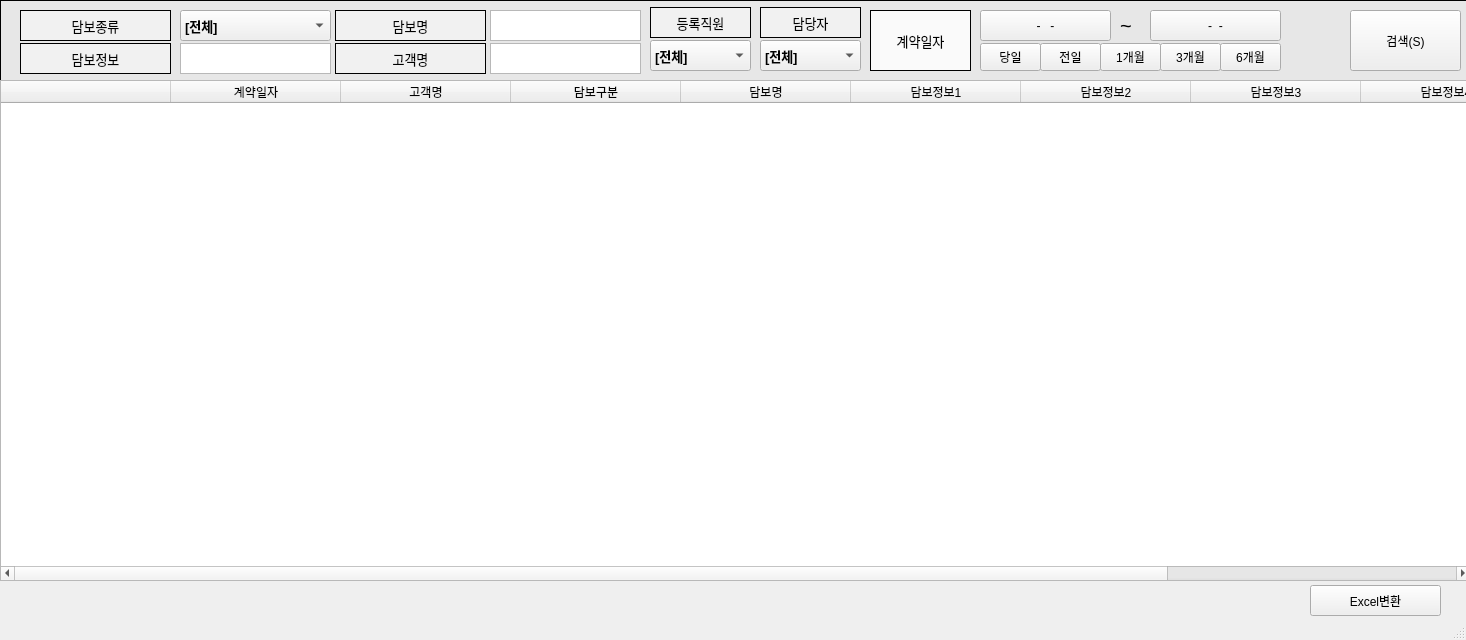
<?xml version="1.0" encoding="UTF-8"?>
<ui version="4.0">
 <class>mainWindow</class>
 <widget class="QMainWindow" name="mainWindow">
  <property name="geometry">
   <rect>
    <x>0</x>
    <y>0</y>
    <width>1466</width>
    <height>640</height>
   </rect>
  </property>
  <property name="windowTitle">
   <string>담보자료검색</string>
  </property>
  <widget class="QWidget" name="centralwidget">
   <widget class="QLabel" name="label">
    <property name="geometry">
     <rect>
      <x>20</x>
      <y>10</y>
      <width>151</width>
      <height>31</height>
     </rect>
    </property>
    <property name="font">
     <font>
      <pointsize>10</pointsize>
     </font>
    </property>
    <property name="styleSheet">
     <string notr="true">background-color:rgb(241, 241, 241)</string>
    </property>
    <property name="frameShape">
     <enum>QFrame::Box</enum>
    </property>
    <property name="text">
     <string>담보종류</string>
    </property>
    <property name="alignment">
     <set>Qt::AlignCenter</set>
    </property>
   </widget>
   <widget class="QLabel" name="label_3">
    <property name="geometry">
     <rect>
      <x>0</x>
      <y>0</y>
      <width>1621</width>
      <height>101</height>
     </rect>
    </property>
    <property name="styleSheet">
     <string notr="true">background-color:rgb(231, 231, 231)</string>
    </property>
    <property name="frameShape">
     <enum>QFrame::Box</enum>
    </property>
    <property name="text">
     <string/>
    </property>
   </widget>
   <widget class="QComboBox" name="comboBox">
    <property name="geometry">
     <rect>
      <x>180</x>
      <y>10</y>
      <width>151</width>
      <height>31</height>
     </rect>
    </property>
    <property name="font">
     <font>
      <pointsize>10</pointsize>
      <weight>75</weight>
      <bold>true</bold>
     </font>
    </property>
    <item>
     <property name="text">
      <string>[전체]</string>
     </property>
    </item>
    <item>
     <property name="text">
      <string>부동산</string>
     </property>
    </item>
    <item>
     <property name="text">
      <string>전,월세</string>
     </property>
    </item>
    <item>
     <property name="text">
      <string>자동차</string>
     </property>
    </item>
   </widget>
   <widget class="QTableWidget" name="tableWidget">
    <property name="geometry">
     <rect>
      <x>0</x>
      <y>80</y>
      <width>1471</width>
      <height>501</height>
     </rect>
    </property>
    <property name="minimumSize">
     <size>
      <width>1251</width>
      <height>0</height>
     </size>
    </property>
    <attribute name="horizontalHeaderVisible">
     <bool>true</bool>
    </attribute>
    <attribute name="horizontalHeaderCascadingSectionResizes">
     <bool>false</bool>
    </attribute>
    <attribute name="horizontalHeaderDefaultSectionSize">
     <number>170</number>
    </attribute>
    <attribute name="horizontalHeaderHighlightSections">
     <bool>false</bool>
    </attribute>
    <column>
     <property name="text">
      <string/>
     </property>
    </column>
    <column>
     <property name="text">
      <string>계약일자</string>
     </property>
    </column>
    <column>
     <property name="text">
      <string>고객명</string>
     </property>
    </column>
    <column>
     <property name="text">
      <string>담보구분</string>
     </property>
    </column>
    <column>
     <property name="text">
      <string>담보명</string>
     </property>
    </column>
    <column>
     <property name="text">
      <string>담보정보1</string>
     </property>
    </column>
    <column>
     <property name="text">
      <string>담보정보2</string>
     </property>
    </column>
    <column>
     <property name="text">
      <string>담보정보3</string>
     </property>
    </column>
    <column>
     <property name="text">
      <string>담보정보4</string>
     </property>
    </column>
    <column>
     <property name="text">
      <string>등록자</string>
     </property>
    </column>
   </widget>
   <widget class="QPushButton" name="pushButton_2">
    <property name="geometry">
     <rect>
      <x>1350</x>
      <y>10</y>
      <width>111</width>
      <height>61</height>
     </rect>
    </property>
    <property name="text">
     <string>검색(S)</string>
    </property>
   </widget>
   <widget class="QLabel" name="label_11">
    <property name="geometry">
     <rect>
      <x>20</x>
      <y>43</y>
      <width>151</width>
      <height>31</height>
     </rect>
    </property>
    <property name="font">
     <font>
      <pointsize>10</pointsize>
     </font>
    </property>
    <property name="styleSheet">
     <string notr="true">background-color:rgb(241, 241, 241)</string>
    </property>
    <property name="frameShape">
     <enum>QFrame::Box</enum>
    </property>
    <property name="text">
     <string>담보정보</string>
    </property>
    <property name="alignment">
     <set>Qt::AlignCenter</set>
    </property>
   </widget>
   <widget class="QLabel" name="label_14">
    <property name="geometry">
     <rect>
      <x>650</x>
      <y>7</y>
      <width>101</width>
      <height>31</height>
     </rect>
    </property>
    <property name="font">
     <font>
      <pointsize>10</pointsize>
     </font>
    </property>
    <property name="styleSheet">
     <string notr="true">background-color:rgb(241, 241, 241)</string>
    </property>
    <property name="frameShape">
     <enum>QFrame::Box</enum>
    </property>
    <property name="text">
     <string>등록직원</string>
    </property>
    <property name="alignment">
     <set>Qt::AlignCenter</set>
    </property>
   </widget>
   <widget class="QLabel" name="label_15">
    <property name="geometry">
     <rect>
      <x>760</x>
      <y>7</y>
      <width>101</width>
      <height>31</height>
     </rect>
    </property>
    <property name="font">
     <font>
      <pointsize>10</pointsize>
     </font>
    </property>
    <property name="styleSheet">
     <string notr="true">background-color:rgb(241, 241, 241)</string>
    </property>
    <property name="frameShape">
     <enum>QFrame::Box</enum>
    </property>
    <property name="text">
     <string>담당자</string>
    </property>
    <property name="alignment">
     <set>Qt::AlignCenter</set>
    </property>
   </widget>
   <widget class="QComboBox" name="comboBox_4">
    <property name="geometry">
     <rect>
      <x>650</x>
      <y>40</y>
      <width>101</width>
      <height>31</height>
     </rect>
    </property>
    <property name="font">
     <font>
      <pointsize>10</pointsize>
      <weight>75</weight>
      <bold>true</bold>
     </font>
    </property>
    <item>
     <property name="text">
      <string>[전체]</string>
     </property>
    </item>
    <item>
     <property name="text">
      <string>관리자</string>
     </property>
    </item>
   </widget>
   <widget class="QComboBox" name="comboBox_5">
    <property name="geometry">
     <rect>
      <x>760</x>
      <y>40</y>
      <width>101</width>
      <height>31</height>
     </rect>
    </property>
    <property name="font">
     <font>
      <pointsize>10</pointsize>
      <weight>75</weight>
      <bold>true</bold>
     </font>
    </property>
    <item>
     <property name="text">
      <string>[전체]</string>
     </property>
    </item>
    <item>
     <property name="text">
      <string>관리자</string>
     </property>
    </item>
   </widget>
   <widget class="QLabel" name="label_9">
    <property name="geometry">
     <rect>
      <x>870</x>
      <y>10</y>
      <width>101</width>
      <height>61</height>
     </rect>
    </property>
    <property name="font">
     <font>
      <pointsize>10</pointsize>
     </font>
    </property>
    <property name="styleSheet">
     <string notr="true">background-color:rgb(250, 250, 250)</string>
    </property>
    <property name="frameShape">
     <enum>QFrame::Box</enum>
    </property>
    <property name="text">
     <string>계약일자</string>
    </property>
    <property name="alignment">
     <set>Qt::AlignCenter</set>
    </property>
   </widget>
   <widget class="QPushButton" name="pushButton">
    <property name="geometry">
     <rect>
      <x>980</x>
      <y>43</y>
      <width>61</width>
      <height>28</height>
     </rect>
    </property>
    <property name="text">
     <string>당일</string>
    </property>
   </widget>
   <widget class="QPushButton" name="pushButton_3">
    <property name="geometry">
     <rect>
      <x>1040</x>
      <y>43</y>
      <width>61</width>
      <height>28</height>
     </rect>
    </property>
    <property name="text">
     <string>전일</string>
    </property>
   </widget>
   <widget class="QPushButton" name="pushButton_4">
    <property name="geometry">
     <rect>
      <x>1100</x>
      <y>43</y>
      <width>61</width>
      <height>28</height>
     </rect>
    </property>
    <property name="text">
     <string>1개월</string>
    </property>
   </widget>
   <widget class="QPushButton" name="pushButton_5">
    <property name="geometry">
     <rect>
      <x>1160</x>
      <y>43</y>
      <width>61</width>
      <height>28</height>
     </rect>
    </property>
    <property name="text">
     <string>3개월</string>
    </property>
   </widget>
   <widget class="QPushButton" name="pushButton_6">
    <property name="geometry">
     <rect>
      <x>1220</x>
      <y>43</y>
      <width>61</width>
      <height>28</height>
     </rect>
    </property>
    <property name="text">
     <string>6개월</string>
    </property>
   </widget>
   <widget class="QPushButton" name="pushButton_7">
    <property name="geometry">
     <rect>
      <x>980</x>
      <y>10</y>
      <width>131</width>
      <height>31</height>
     </rect>
    </property>
    <property name="text">
     <string>-   -</string>
    </property>
   </widget>
   <widget class="QPushButton" name="pushButton_8">
    <property name="geometry">
     <rect>
      <x>1150</x>
      <y>10</y>
      <width>131</width>
      <height>31</height>
     </rect>
    </property>
    <property name="text">
     <string>-  -</string>
    </property>
   </widget>
   <widget class="QLabel" name="label_2">
    <property name="geometry">
     <rect>
      <x>1120</x>
      <y>16</y>
      <width>21</width>
      <height>20</height>
     </rect>
    </property>
    <property name="font">
     <font>
      <pointsize>15</pointsize>
     </font>
    </property>
    <property name="text">
     <string>~</string>
    </property>
   </widget>
   <widget class="QPushButton" name="pushButton_9">
    <property name="geometry">
     <rect>
      <x>1310</x>
      <y>585</y>
      <width>131</width>
      <height>31</height>
     </rect>
    </property>
    <property name="text">
     <string>Excel변환</string>
    </property>
   </widget>
   <widget class="QLabel" name="label_5">
    <property name="geometry">
     <rect>
      <x>335</x>
      <y>10</y>
      <width>151</width>
      <height>31</height>
     </rect>
    </property>
    <property name="font">
     <font>
      <pointsize>10</pointsize>
     </font>
    </property>
    <property name="styleSheet">
     <string notr="true">background-color:rgb(241, 241, 241)</string>
    </property>
    <property name="frameShape">
     <enum>QFrame::Box</enum>
    </property>
    <property name="text">
     <string>담보명</string>
    </property>
    <property name="alignment">
     <set>Qt::AlignCenter</set>
    </property>
   </widget>
   <widget class="QLabel" name="label_6">
    <property name="geometry">
     <rect>
      <x>335</x>
      <y>43</y>
      <width>151</width>
      <height>31</height>
     </rect>
    </property>
    <property name="font">
     <font>
      <pointsize>10</pointsize>
     </font>
    </property>
    <property name="styleSheet">
     <string notr="true">background-color:rgb(241, 241, 241)</string>
    </property>
    <property name="frameShape">
     <enum>QFrame::Box</enum>
    </property>
    <property name="text">
     <string>고객명</string>
    </property>
    <property name="alignment">
     <set>Qt::AlignCenter</set>
    </property>
   </widget>
   <widget class="QTextEdit" name="textEdit">
    <property name="geometry">
     <rect>
      <x>180</x>
      <y>43</y>
      <width>151</width>
      <height>31</height>
     </rect>
    </property>
   </widget>
   <widget class="QTextEdit" name="textEdit_2">
    <property name="geometry">
     <rect>
      <x>490</x>
      <y>43</y>
      <width>151</width>
      <height>31</height>
     </rect>
    </property>
   </widget>
   <widget class="QTextEdit" name="textEdit_3">
    <property name="geometry">
     <rect>
      <x>490</x>
      <y>10</y>
      <width>151</width>
      <height>31</height>
     </rect>
    </property>
   </widget>
   <zorder>label_3</zorder>
   <zorder>label</zorder>
   <zorder>comboBox</zorder>
   <zorder>tableWidget</zorder>
   <zorder>pushButton_2</zorder>
   <zorder>label_11</zorder>
   <zorder>label_14</zorder>
   <zorder>label_15</zorder>
   <zorder>comboBox_4</zorder>
   <zorder>comboBox_5</zorder>
   <zorder>label_9</zorder>
   <zorder>pushButton</zorder>
   <zorder>pushButton_3</zorder>
   <zorder>pushButton_4</zorder>
   <zorder>pushButton_5</zorder>
   <zorder>pushButton_6</zorder>
   <zorder>pushButton_7</zorder>
   <zorder>pushButton_8</zorder>
   <zorder>label_2</zorder>
   <zorder>pushButton_9</zorder>
   <zorder>label_5</zorder>
   <zorder>label_6</zorder>
   <zorder>textEdit</zorder>
   <zorder>textEdit_2</zorder>
   <zorder>textEdit_3</zorder>
  </widget>
  <widget class="QStatusBar" name="statusbar"/>
 </widget>
 <resources/>
 <connections/>
</ui>
